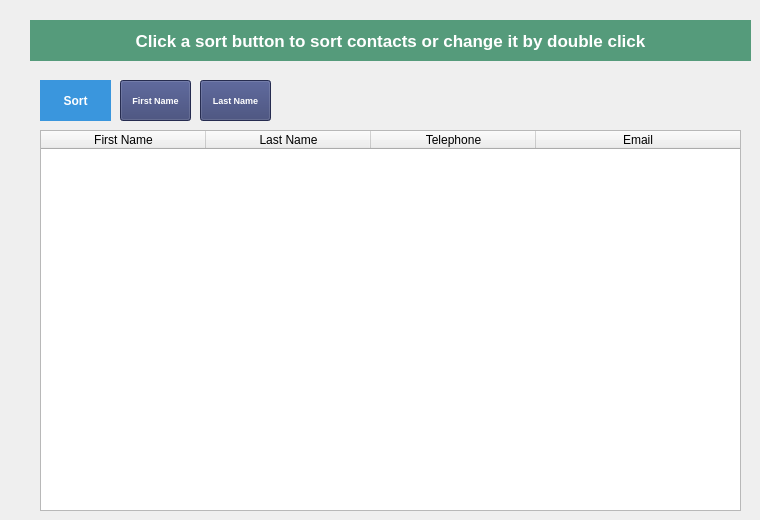
    <widget class="QWidget" name="tab_2">
     <attribute name="title">
      <string>Contacts List</string>
     </attribute>
     <widget class="QLabel" name="label_tab2">
      <property name="geometry">
       <rect>
        <x>30</x>
        <y>20</y>
        <width>721</width>
        <height>41</height>
       </rect>
      </property>
      <property name="font">
       <font>
        <pointsize>13</pointsize>
        <weight>75</weight>
        <bold>true</bold>
       </font>
      </property>
      <property name="styleSheet">
       <string notr="true">background-color:#559B7B;color:white;border-radius:1em</string>
      </property>
      <property name="text">
       <string>Click a sort button to sort contacts or change it by double click</string>
      </property>
      <property name="alignment">
       <set>Qt::AlignCenter</set>
      </property>
     </widget>
     <widget class="QPushButton" name="pushButton_sort_name2">
      <property name="geometry">
       <rect>
        <x>200</x>
        <y>80</y>
        <width>71</width>
        <height>41</height>
       </rect>
      </property>
      <property name="font">
       <font>
        <pointsize>7</pointsize>
        <weight>75</weight>
        <bold>true</bold>
       </font>
      </property>
      <property name="cursor">
       <cursorShape>PointingHandCursor</cursorShape>
      </property>
      <property name="statusTip">
       <string>Sort by Last Name</string>
      </property>
      <property name="styleSheet">
       <string notr="true">background-color:#353E70;color:white;border-radius:0.5em</string>
      </property>
      <property name="text">
       <string>Last Name</string>
      </property>
     </widget>
     <widget class="QPushButton" name="pushButton_sort_name">
      <property name="geometry">
       <rect>
        <x>120</x>
        <y>80</y>
        <width>71</width>
        <height>41</height>
       </rect>
      </property>
      <property name="font">
       <font>
        <pointsize>7</pointsize>
        <weight>75</weight>
        <bold>true</bold>
       </font>
      </property>
      <property name="cursor">
       <cursorShape>PointingHandCursor</cursorShape>
      </property>
      <property name="statusTip">
       <string>Sort by First Name</string>
      </property>
      <property name="styleSheet">
       <string notr="true">background-color:#353E70;color:white;border-radius:0.5em</string>
      </property>
      <property name="text">
       <string>First Name</string>
      </property>
     </widget>
     <widget class="QLabel" name="label_sort">
      <property name="geometry">
       <rect>
        <x>40</x>
        <y>80</y>
        <width>71</width>
        <height>41</height>
       </rect>
      </property>
      <property name="font">
       <font>
        <pointsize>9</pointsize>
        <weight>75</weight>
        <bold>true</bold>
       </font>
      </property>
      <property name="styleSheet">
       <string notr="true">background-color:#3A96DD;color:white;border-radius:0.5em</string>
      </property>
      <property name="text">
       <string>Sort</string>
      </property>
      <property name="alignment">
       <set>Qt::AlignCenter</set>
      </property>
     </widget>
     <widget class="QTableWidget" name="tableWidget_sort">
      <property name="geometry">
       <rect>
        <x>40</x>
        <y>130</y>
        <width>701</width>
        <height>381</height>
       </rect>
      </property>
      <property name="statusTip">
       <string>Sort Table</string>
      </property>
      <attribute name="horizontalHeaderDefaultSectionSize">
       <number>165</number>
      </attribute>
      <attribute name="horizontalHeaderStretchLastSection">
       <bool>true</bool>
      </attribute>
      <column>
       <property name="text">
        <string>First Name</string>
       </property>
      </column>
      <column>
       <property name="text">
        <string>Last Name</string>
       </property>
      </column>
      <column>
       <property name="text">
        <string>Telephone</string>
       </property>
      </column>
      <column>
       <property name="text">
        <string>Email</string>
       </property>
      </column>
     </widget>
    </widget>
